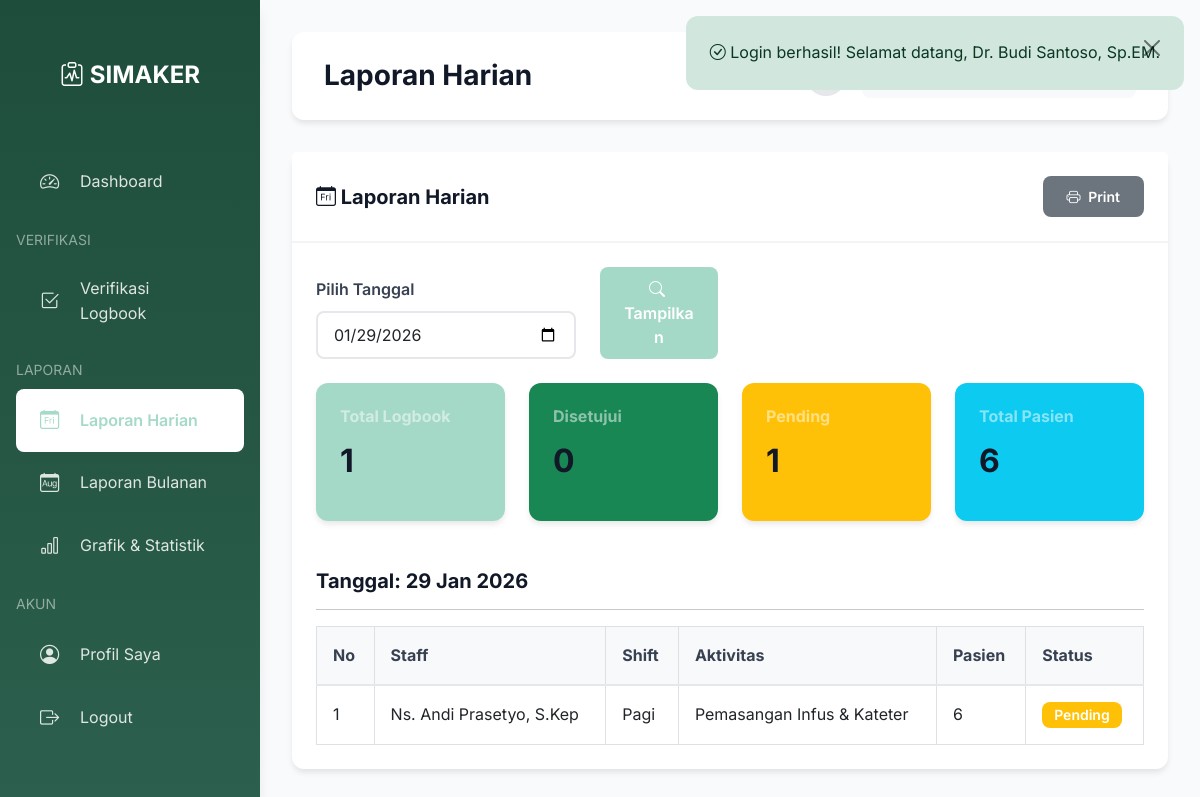
The app's page /modules/supervisor/reports/daily.php (signed in) with its own data.
### tables this page shows
CREATE TABLE logbooks (
    id INT AUTO_INCREMENT PRIMARY KEY,
    user_id INT NOT NULL,
    logbook_date DATE NOT NULL,
    shift_id INT NOT NULL,
    unit_id INT NOT NULL,
    activity_title VARCHAR(255) NOT NULL,
    activity_description TEXT NOT NULL,
    patient_count INT DEFAULT 0,
    attachment_file VARCHAR(255) DEFAULT NULL,
    verification_status ENUM('pending', 'approved', 'rejected') DEFAULT 'pending',
    created_at TIMESTAMP DEFAULT CURRENT_TIMESTAMP,
    updated_at TIMESTAMP DEFAULT CURRENT_TIMESTAMP ON UPDATE CURRENT_TIMESTAMP,
    FOREIGN KEY (user_id) REFERENCES users(id) ON DELETE CASCADE,
    FOREIGN KEY (shift_id) REFERENCES shifts(id) ON DELETE RESTRICT,
    FOREIGN KEY (unit_id) REFERENCES units(id) ON DELETE RESTRICT,
    INDEX idx_user_date (user_id, logbook_date),
    INDEX idx_verification_status (verification_status),
    INDEX idx_logbook_date (logbook_date)
);

CREATE TABLE users (
    id INT AUTO_INCREMENT PRIMARY KEY,
    username VARCHAR(50) UNIQUE NOT NULL,
    email VARCHAR(100) UNIQUE NOT NULL,
    password VARCHAR(255) NOT NULL,
    role_id INT NOT NULL,
    unit_id INT NULL,
    full_name VARCHAR(100) NOT NULL,
    phone VARCHAR(20),
    avatar VARCHAR(255) DEFAULT NULL,
    is_active BOOLEAN DEFAULT 1,
    created_at TIMESTAMP DEFAULT CURRENT_TIMESTAMP,
    updated_at TIMESTAMP DEFAULT CURRENT_TIMESTAMP ON UPDATE CURRENT_TIMESTAMP,
    FOREIGN KEY (role_id) REFERENCES roles(id) ON DELETE RESTRICT,
    FOREIGN KEY (unit_id) REFERENCES units(id) ON DELETE SET NULL
);

CREATE TABLE shifts (
    id INT AUTO_INCREMENT PRIMARY KEY,
    shift_name VARCHAR(50) UNIQUE NOT NULL,
    start_time TIME NOT NULL,
    end_time TIME NOT NULL,
    description TEXT
);

### config/database.php (called while the page is built, shortened)
<?php
class Database {
    private static $instance = null;
    private $connection;
    private function __construct() {
        try {
            $dsn = "mysql:host=" . DB_HOST . ";dbname=" . DB_NAME . ";charset=" . DB_CHARSET;
            $options = [
                PDO::ATTR_ERRMODE => PDO::ERRMODE_EXCEPTION,
                PDO::ATTR_DEFAULT_FETCH_MODE => PDO::FETCH_ASSOC,
                PDO::ATTR_EMULATE_PREPARES => false,
            ];
            $this->connection = new PDO($dsn, DB_USER, DB_PASS, $options);
        } catch (PDOException $e) {
            die("Connection failed: " . $e->getMessage());
        }
    }
    public static function getInstance() {
        if (self::$instance === null) {
            self::$instance = new self();
        }
        return self::$instance;
    }
    public function getConnection() {
        return $this->connection;
    }
}
function db() {
    return Database::getInstance()->getConnection();
}
function query($sql, $params = []) {
    $db = db();
    $stmt = $db->prepare($sql);
    $stmt->execute($params);
    return $stmt;
}
function fetchAll($sql, $params = []) {
    $stmt = query($sql, $params);
    return $stmt->fetchAll();
}

### includes/functions.php (called while the page is built, shortened)
<?php
require_once __DIR__ . '/security.php';
function formatDate($date, $format = 'd M Y') {
    return date($format, strtotime($date));
}

### includes/security.php (called while the page is built, shortened)
<?php
function escapeHtml($text) {
    return htmlspecialchars($text, ENT_QUOTES, 'UTF-8');
}

### modules/supervisor/reports/daily.php (the view, shortened to what this page needs)
<?php
require_once __DIR__ . '/../../../config/database.php';
require_once __DIR__ . '/../../../includes/functions.php';
$unitId = $_SESSION['unit_id'];
$selectedDate = $_GET['date'] ?? date('Y-m-d');
$logbooks = fetchAll("SELECT l.*, s.shift_name, u.unit_name, staff.full_name as staff_name
    FROM logbooks l
    JOIN shifts s ON l.shift_id = s.id
    JOIN units u ON l.unit_id = u.id
    JOIN users staff ON l.user_id = staff.id
    WHERE l.unit_id = :unit_id AND DATE(l.logbook_date) = :date
    ORDER BY s.start_time, staff.full_name",
    ['unit_id' => $unitId, 'date' => $selectedDate]);
$totalLogbooks = count($logbooks);
$approved = count(array_filter($logbooks, fn($l) => $l['verification_status'] === 'approved'));
$pending = count(array_filter($logbooks, fn($l) => $l['verification_status'] === 'pending'));
$totalPatients = array_sum(array_column($logbooks, 'patient_count'));
require_once __DIR__ . '/../../../layouts/header.php';
require_once __DIR__ . '/../../../layouts/sidebar-supervisor.php';
?>
<div class="card mb-4">
    <div class="card-header d-flex justify-content-between align-items-center">
        <h5 class="mb-0"><i class="bi bi-calendar-day"></i> Laporan Harian</h5>
        <div>
            <button onclick="window.print()" class="btn btn-secondary btn-sm">
                <i class="bi bi-printer"></i> Print
            </button>
        </div>
    </div>
    <div class="card-body">
        <form method="GET" class="row align-items-end mb-4">
            <div class="col-md-4">
                <label class="form-label">Pilih Tanggal</label>
                <input type="date" class="form-control" name="date" value="<?= $selectedDate ?>" required>
            </div>
            <div class="col-md-2">
                <button type="submit" class="btn btn-primary w-100">
                    <i class="bi bi-search"></i> Tampilkan
                </button>
            </div>
        </form>
        <div class="row mb-4">
            <div class="col-md-3">
                <div class="card bg-primary text-white">
                    <div class="card-body">
                        <h6 class="text-white-50">Total Logbook</h6>
                        <h2><?= $totalLogbooks ?></h2>
                    </div>
                </div>
            </div>
            <div class="col-md-3">
                <div class="card bg-success text-white">
                    <div class="card-body">
                        <h6 class="text-white-50">Disetujui</h6>
                        <h2><?= $approved ?></h2>
                    </div>
                </div>
            </div>
            <div class="col-md-3">
                <div class="card bg-warning text-white">
                    <div class="card-body">
                        <h6 class="text-white-50">Pending</h6>
                        <h2><?= $pending ?></h2>
                    </div>
                </div>
            </div>
            <div class="col-md-3">
                <div class="card bg-info text-white">
                    <div class="card-body">
                        <h6 class="text-white-50">Total Pasien</h6>
                        <h2><?= $totalPatients ?></h2>
                    </div>
                </div>
            </div>
        </div>
        <h5>Tanggal: <?= formatDate($selectedDate) ?></h5>
        <hr>
        <?php if (empty($logbooks)): ?>
            <div class="alert alert-info">Tidak ada data logbook untuk tanggal ini.</div>
        <?php else: ?>
            <div class="table-responsive">
                <table class="table table-bordered">
                    <thead class="table-light">
                        <tr>
                            <th>No</th>
                            <th>Staff</th>
                            <th>Shift</th>
                            <th>Aktivitas</th>
                            <th>Pasien</th>
                            <th>Status</th>
                        </tr>
                    </thead>
                    <tbody>
                        <?php foreach ($logbooks as $idx => $log): ?>
                        <tr>
                            <td><?= $idx + 1 ?></td>
                            <td><?= escapeHtml($log['staff_name']) ?></td>
                            <td><?= escapeHtml($log['shift_name']) ?></td>
                            <td><?= escapeHtml($log['activity_title']) ?></td>
                            <td><?= $log['patient_count'] ?></td>
                            <td>
                                <?php
                                $badges = [
                                    'approved' => 'success',
                                    'pending' => 'warning',
                                    'rejected' => 'danger'
                                ];
                                ?>
                                <span class="badge bg-<?= $badges[$log['verification_status']] ?? 'secondary' ?>">
                                    <?= ucfirst($log['verification_status']) ?>
                                </span>
                            </td>
                        </tr>
                        <?php endforeach; ?>
                    </tbody>
                </table>
            </div>
        <?php endif; ?>
    </div>
</div>
</div>
<?php require_once __DIR__ . '/../../../layouts/footer.php'; ?>

### assets/css/style.css (style rules this page uses)
:root { --primary: #0a98695e; --primary-dark: #0a98695e; --primary-darker: #0a98695e; --primary-light: #0a98695e; --primary-lighter: #0a98695e; --gray-50: #f9fafb; --gray-100: #f3f4f6; --gray-200: #e5e7eb; --gray-300: #d1d5db; --gray-400: #9ca3af; --gray-500: #6b7280; --gray-600: #4b5563; --gray-700: #374151; --gray-800: #1f2937; --gray-900: #111827; --success: #10b981; --warning: #f59e0b; --danger: #ef4444; --info: #3b82f6; --spacing-xs: 0.25rem; --spacing-sm: 0.5rem; --spacing-md: 1rem; --spacing-lg: 1.5rem; --spacing-xl: 2rem; --radius-sm: 0.375rem; --radius-md: 0.5rem; --radius-lg: 0.75rem; --radius-xl: 1rem; --shadow-sm: 0 1px 2px 0 rgb(0 0 0 / 0.05); --shadow-md: 0 4px 6px -1px rgb(0 0 0 / 0.1); --shadow-lg: 0 10px 15px -3px rgb(0 0 0 / 0.1); --shadow-xl: 0 20px 25px -5px rgb(0 0 0 / 0.1); }
* { margin: 0; padding: 0; box-sizing: border-box; }
body { font-family: 'Inter', -apple-system, BlinkMacSystemFont, 'Segoe UI', Roboto, 'Helvetica Neue', Arial, sans-serif; line-height: 1.6; color: var(--gray-800); background-color: var(--gray-50); min-height: 100vh; }
h1, h2, h3, h4, h5, h6 { color: var(--gray-900); font-weight: 700; line-height: 1.2; margin-bottom: var(--spacing-md); }
h2 { font-size: 2rem; }
h5 { font-size: 1.25rem; }
h6 { font-size: 1rem; }
.btn-primary { background-color: var(--primary); border-color: var(--primary); }
.bg-primary { background-color: var(--primary) !important; }
.card { border: none; border-radius: var(--radius-lg); box-shadow: var(--shadow-md); margin-bottom: var(--spacing-lg); transition: all 0.3s ease; }
.card-header { background-color: white; border-bottom: 2px solid var(--gray-100); padding: var(--spacing-lg); font-weight: 600; color: var(--gray-800); }
.card-body { padding: var(--spacing-lg); }
.form-label { font-weight: 600; color: var(--gray-700); margin-bottom: var(--spacing-sm); }
.form-control, .form-select { border: 2px solid var(--gray-200); border-radius: var(--radius-md); padding: 0.625rem 1rem; transition: all 0.3s ease; }
.form-control::placeholder { color: var(--gray-400); }
.btn { padding: 0.625rem 1.5rem; border-radius: var(--radius-md); font-weight: 600; transition: all 0.3s ease; border: none; }
.btn i { margin-right: var(--spacing-xs); }
.table { margin-bottom: 0; }
.table thead { background-color: var(--gray-50); }
.table thead th { font-weight: 700; color: var(--gray-700); border-bottom: 2px solid var(--gray-200); padding: var(--spacing-md); }
.table tbody tr { transition: all 0.2s ease; }
.table tbody td { padding: var(--spacing-md); vertical-align: middle; }
.badge { padding: 0.375rem 0.75rem; border-radius: var(--radius-md); font-weight: 600; font-size: 0.875rem; }
.mb-0 { margin-bottom: 0 !important; }
.mb-4 { margin-bottom: 1.5rem !important; }

### assets/css/dark-mode.css (style rules this page uses)
body, .card, .table-container, .form-control, .form-select, .btn, .top-navbar { transition: background-color 0.3s ease, color 0.3s ease, border-color 0.3s ease; }

### records on screen
logbooks: verification_status "0", verification_status "1", user.full_name "Ns. Andi Prasetyo, S.Kep", shift.shift_name "Pagi", activity_title "Pemasangan Infus & Kateter", patient_count "6", verification_status "Pending"

### other values on screen
escapeHtml($flash['message']) "Login berhasil! Selamat datang, Dr. Budi Santoso, Sp.EM."
escapeHtml($pageTitle) "Laporan Harian"
$totalLogbooks "1"
$totalPatients "6"
